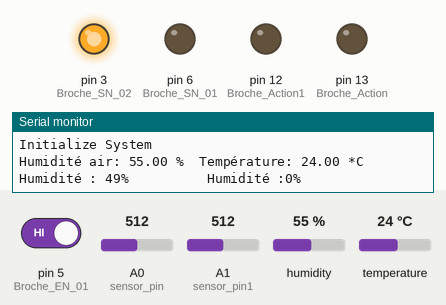
Bench run of a sketch on a simulated Arduino Uno, built with avr-gcc and run on an emulated ATmega328P. Shown: output pins drawn as LEDs (lit = HIGH), the last lines printed to the serial monitor. The test bench sets the inputs (shaded band); at power-on: A1 (sensor_pin1) = 512, A0 (sensor_pin) = 512, pin 5 (Broche_EN_01) HIGH, humidity 55 %, temperature 24 °C.

Above: at 5.2 s.
5.3 s: A1 (sensor_pin1) set to 797
12.4 s: A1 (sensor_pin1) set to 825
At 14.5 s:
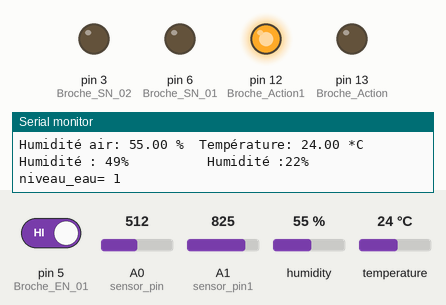
24.1 s: A0 (sensor_pin) set to 797
28.8 s: A0 (sensor_pin) set to 822
At 34.9 s:
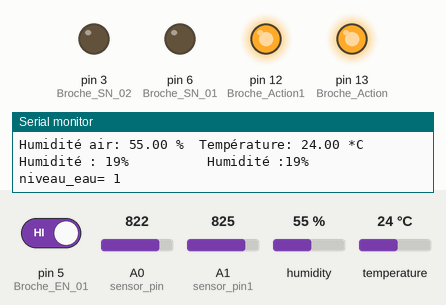
42.6 s: pin 5 (Broche_EN_01) driven LOW
At 44.0 s:
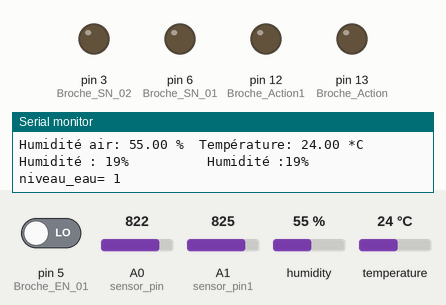
52.9 s: pin 5 (Broche_EN_01) driven HIGH
At 54.1 s:
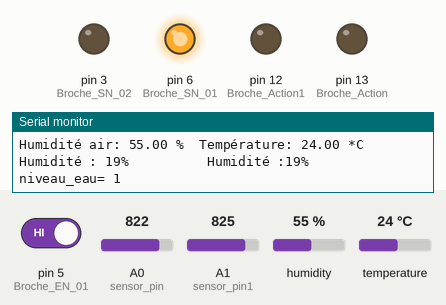
Timing chart, 0 to 65.7 s (numbered marks = the images above; inputs shaded):
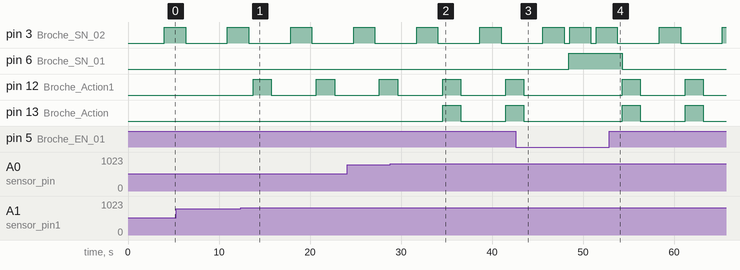

The sketch:

Final.ino
```cpp
#include "DHT.h"
#define DHT_Broche 2
#define DHTTYPE DHT22

DHT dht(DHT_Broche, DHTTYPE);

int sensor_pin = A0;
int sensor_pin1 = A1;
int output_value0;
int output_value1;
int Num_A_acq =5;
int niveau_eau=0;
int Broche_EN_01 =5;
int Broche_SN_01 =6;
int Broche_SN_02 =3;
float Temperature;
int Broche_Action = 13;
int Broche_Action1 = 12;
int Seuil = 20;

//Parameters
const int aihPin  = A0;
const int aihMargin  = 0;
const int aihThresh  = 306;

//Variables
int aihVal  = 0;
bool aihHystOn  = 0;

//******* SETUP **************
void setup() {
 Serial.begin(9600);
 Serial.println("DHT22 test!");  dht.begin();
Serial.begin(9600);
   Serial.println("Reading From the Sensor ...");
   delay(2000);
   Serial.print(String(Temperature));
   Serial.println(" °C");
   delay(2000);

    Serial.begin(9600);
 pinMode(Broche_EN_01,INPUT);
 pinMode(Broche_SN_01,OUTPUT);
 pinMode(Broche_SN_02,OUTPUT);
 pinMode(Broche_Action , OUTPUT);    // configure la broche 13 en SORTIE
 pinMode(Broche_Action1 , OUTPUT);    // configure la broche 12 en SORTIE

  //Init Serial USB
  Serial.begin(9600);
  Serial.println(F("Initialize System"));
  //Init AnalogHyst
  pinMode(aihPin, INPUT);
}
// ******* LOOP *************
void loop() {
 digitalWrite(Broche_SN_02,HIGH);

 delay(300); // Remarque : la lecture de la température et humidité nécessite 250 ms
 float Humidite = dht.readHumidity();
 float Temperature = dht.readTemperature();
 if (isnan(Humidite) || isnan(Temperature)) // isnan : nombre ? || : OU
 {
 Serial.println(" Echec de lecture des données du capteur DHT !");
 return;
 }
// Facultatif : commande d’une action par relais si Humidité > 60% ou Température > 40°C

 Serial.print("Humidité air: ");
 Serial.print(Humidite);
 Serial.print(" %\t");
 Serial.print("Température: ");
 Serial.print(Temperature);
 Serial.println(" *C ");
 output_value0= analogRead(sensor_pin);
   output_value0 = map(output_value0,1023,0,0,100);
   Serial.print("Humidité : ");
   Serial.print(output_value0);
   Serial.print("%          Humidité :");
   Serial.print(output_value1);
   Serial.println("%");
   delay(2000);
   output_value1= analogRead(sensor_pin1);
   output_value1 = map(output_value1,1023,0,0,100);


   niveau_eau=digitalRead(Broche_EN_01);
Serial.print("niveau_eau= ");
Serial.println(niveau_eau,DEC);
digitalWrite(Broche_SN_02,LOW);
delay(500);

if (digitalRead(Broche_EN_01)==0) {
  digitalWrite(Broche_SN_01,HIGH);
  digitalWrite(Broche_Action1 , LOW);
  digitalWrite(Broche_Action , LOW);
  }
else {digitalWrite(Broche_SN_01,LOW);
  if (output_value0 <= Seuil){
    digitalWrite(Broche_Action , HIGH);}
  if (output_value1 <= Seuil){
    digitalWrite(Broche_Action1 , HIGH);}
  delay(2000);
  if (output_value0 <= Seuil){
    digitalWrite(Broche_Action , LOW);}
  if (output_value1 <= Seuil){
    digitalWrite(Broche_Action1 , LOW);}
  delay(2000); }

Serial.println("   ");
delay(100);

  }
```

Measured:
- the behaviour switches between 808 and 809 on A1 (sensor_pin1) (found by bisection; images 0 and 1)
- the behaviour switches between 808 and 809 on A0 (sensor_pin) (found by bisection; images 1 and 2)
- after the input at 12.4 s, pin 12 (Broche_Action1): alternates HIGH for 2.0 s and LOW for 4.9 s, starting after 1.4 s
- after the input at 28.8 s, pin 13 (Broche_Action): LOW → HIGH after 5.8 s, → LOW 2.0 s later, → HIGH 4.9 s later
- after the input at 42.6 s, pin 6 (Broche_SN_01): LOW → HIGH after 5.8 s; pin 12 (Broche_Action1), pin 13 (Broche_Action): goes on until 43.5 s, then stays LOW
- after the input at 52.9 s, pin 3 (Broche_SN_02): LOW → HIGH after 5.5 s, → LOW 2.3 s later, → HIGH 4.6 s later; pin 6 (Broche_SN_01): HIGH → LOW after 1.4 s; pin 12 (Broche_Action1), pin 13 (Broche_Action): alternates HIGH for 2.0 s and LOW for 4.9 s, starting after 1.4 s
- by itself, pin 3 (Broche_SN_02): alternates HIGH for 2.3 s and LOW for 4.6 s
